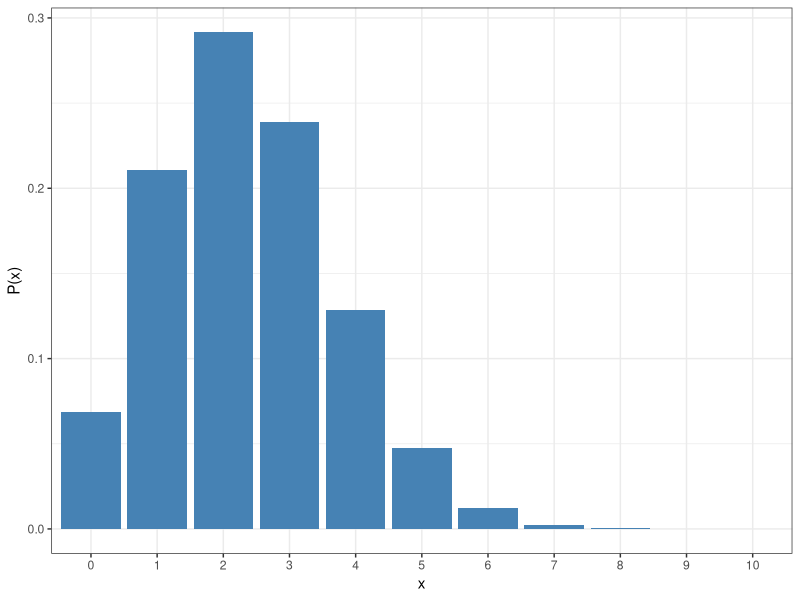
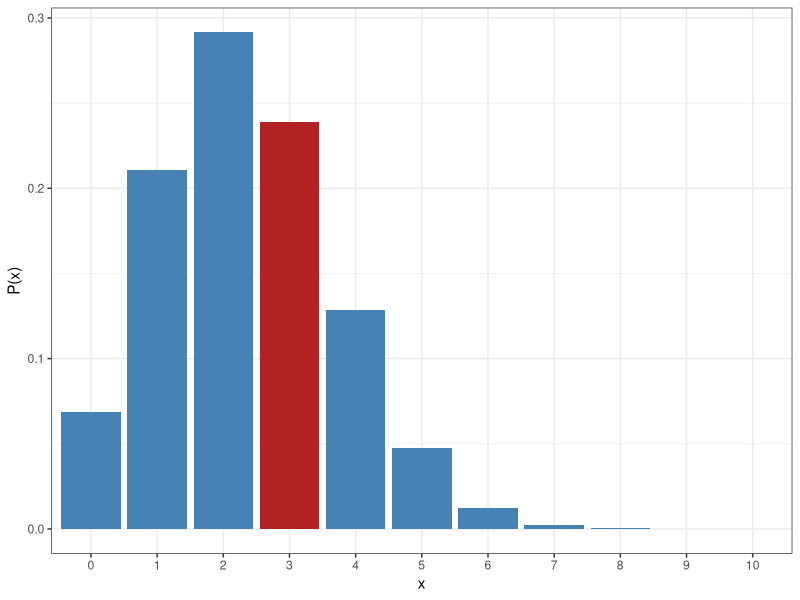
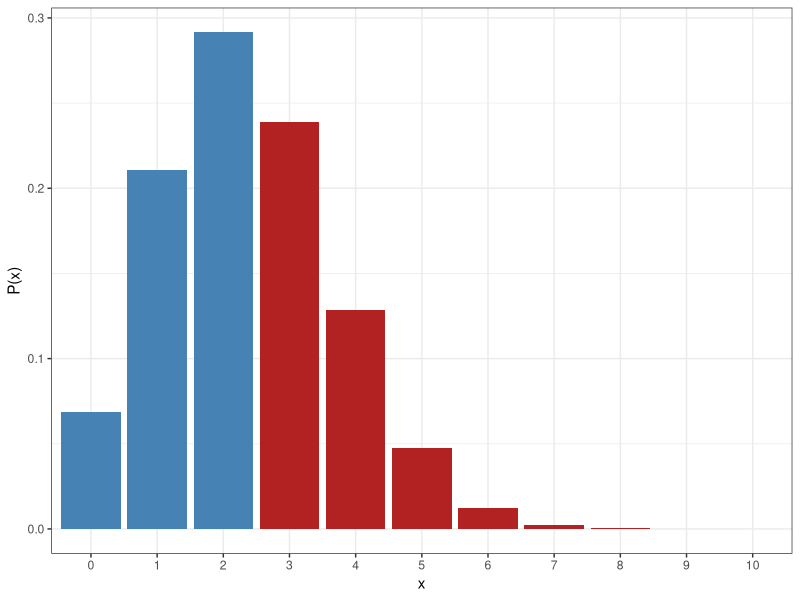
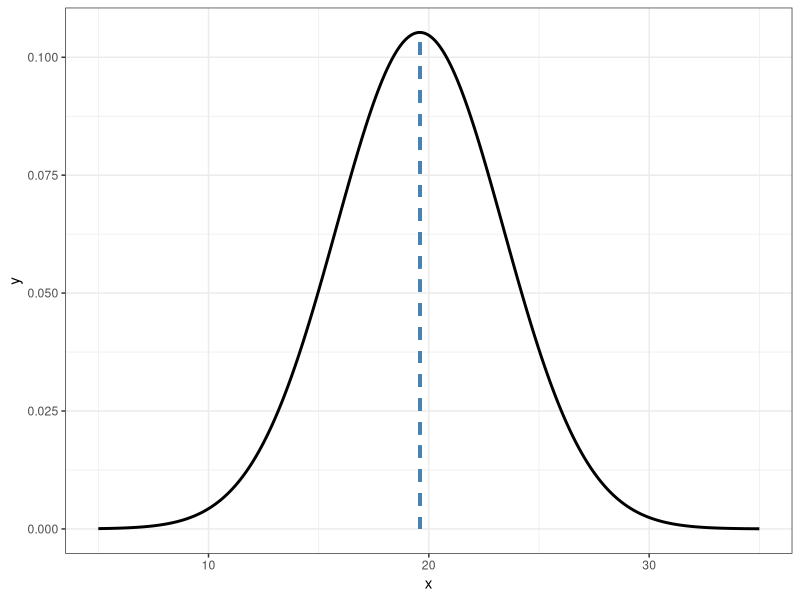
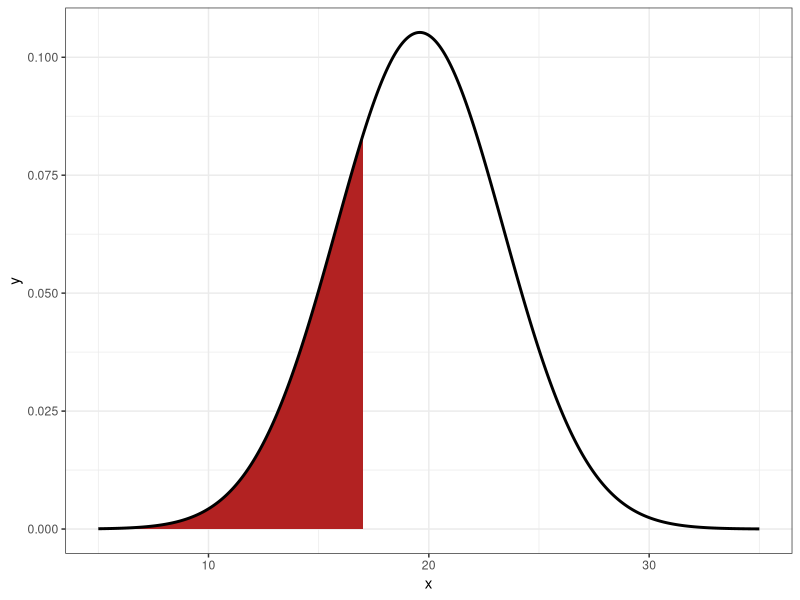
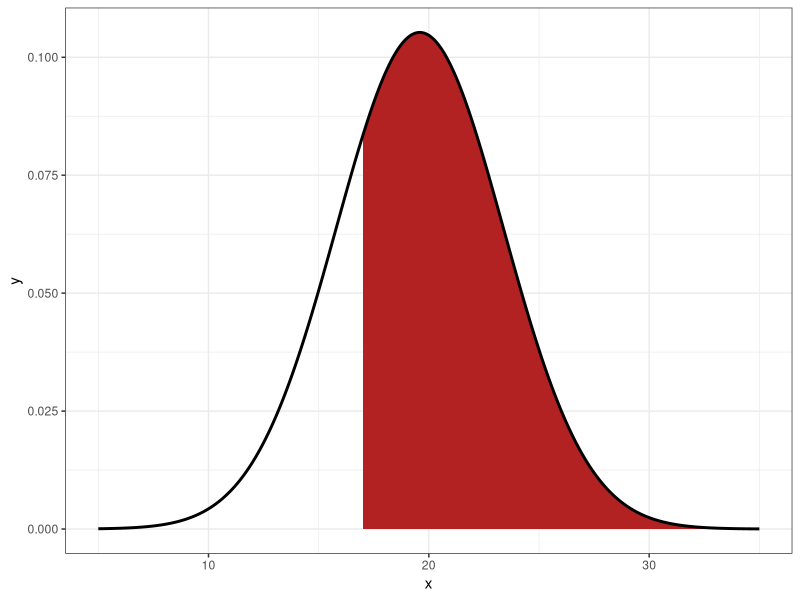
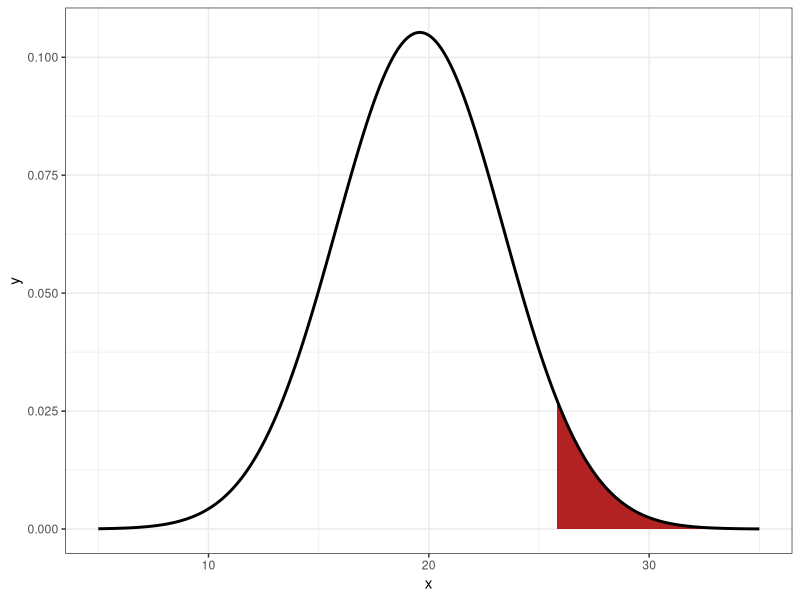

Source code (R) for these figures, in order: (Note: this script raises an error after producing the figures.)
## ---- chunk 1
#| include: false

require(tidyverse)

snailDat <- read_delim("island-FL.csv", delim = ",")

## ---- chunk 2

# Defining the number of trials and probability of success
n <- 10
p <- 0.235

snails <- 
  tibble(
    # Creates a vector with all possible values of x, from 0 to 10 (n)
    x = 0:n,
    # The arguments size and prob correspond to n and p
    px = dbinom(x = x, size = n, prob = p)
  )
## ---- chunk 3
#| label: fig-snail-binom
#| fig-cap: Probability distribution of the number of *N. calvus* snails


snails |> 
  ggplot() + 
  aes(x = factor(x), y = px) +
  geom_bar(stat = "identity", fill = "steelblue") + 
  labs(x = "x", y = "P(x)") +
  theme_bw() 

## ---- chunk 4
#| echo: false

snails |> 
  ggplot() + 
  aes(x = factor(x), y = px) +
  geom_bar(stat = "identity", fill = "steelblue") + 
  geom_bar(data = snails |> filter(x == 3), stat = "identity", fill = "firebrick") + 
  labs(x = "x", y = "P(x)") +
  theme_bw()

## ---- chunk 5
#| echo: false
#| fig-cap: Binomial distribution (Bin(n = 10, p = 0.235)) with P(X $\ge$ 3) highlighted.
#| label: fig-bin-ge

snails |> 
  ggplot() + 
  aes(x = factor(x), y = px) +
  geom_bar(stat = "identity", fill = "steelblue") + 
  geom_bar(data = snails |> filter(x >= 3), stat = "identity", fill = "firebrick") + 
  labs(x = "x", y = "P(x)") +
  theme_bw()
## ---- chunk 6

# A vector of values as x provides the probabilities for each value
dbinom(x = 3:10, size = 10, prob = 0.235) |> 
  sum()

# Adding q = 3 would only calculate P(X > 3) and not include P(3) in the sum
pbinom(q = 3, size = 10, prob = 0.235, lower.tail = FALSE)

# Rewriting our probability to P(X > 2) provides the same answer as
# the sum of individual probabilities
pbinom(q = 2, size = 10, prob = 0.235, lower.tail = FALSE)

## ---- chunk 7

snailDist <- 
  tibble(
    # Create a vector of the values of x as a sequence with 0.001 step size
    x = seq(from = 5, to = 35, by = 0.001),
    y = dnorm(x, mean = 19.59, sd = 3.79)
  ) 


snailDist |> 
  ggplot() + 
  aes(x = x, y = y) +
  # geom_line will draw a line between every point in the plot
  geom_line(linewidth = 1) + 
  theme_bw() +
  # Adds a line for the
  geom_segment(
    aes(
      x = 19.59, xend = 19.59, 
      y = 0, yend = dnorm(19.59, mean = 19.59, sd = 3.79)
    ),
    color = "steelblue",
    linewidth = 1,
    # Make a striped line
    linetype = 2
  )

## ---- chunk 8
#| echo: FALSE

snailDist |> 
  ggplot() + 
  aes(x = x, y = y) +
  geom_ribbon(
    data = snailDist |> filter(x < 17), 
    ymin = 0, 
    aes(ymax = y), 
    fill = "firebrick"
  ) + 
  # geom_line will draw a line between every point in the plot
  geom_line(linewidth = 1) + 
  theme_bw()
  
## ---- chunk 9

# Calculates from the distribution of Y
pnorm(q = 17, mean = 19.59, sd = 3.79, lower.tail = TRUE)

# Calculates from the standardized distribution Z (default argument values)
pnorm(q = (17 - 19.59) / 3.79)

## ---- chunk 10

pnorm(q = 17, mean = 19.59, sd = 3.79, lower.tail = FALSE)

## ---- chunk 11
#| echo: FALSE

snailDist |> 
  ggplot() + 
  aes(x = x, y = y) +
  geom_ribbon(
    data = snailDist |> filter(x > 17), 
    ymin = 0, 
    aes(ymax = y), 
    fill = "firebrick"
  ) + 
  # geom_line will draw a line between every point in the plot
  geom_line(linewidth = 1) + 
  theme_bw()


## ---- chunk 12

# The function asks for p, a probability, and returns a quantile
qbinom(p = 0.25, size = 10, prob = 0.235)

## ---- chunk 13

qnorm(p = 0.05, mean = 19.59, sd = 3.79, lower.tail = FALSE)

## ---- chunk 14
#| echo: FALSE

snailDist |> 
  ggplot() + 
  aes(x = x, y = y) +
  geom_ribbon(
    data = snailDist |> filter(x > qnorm(p = 0.05, mean = 19.59, sd = 3.79, lower.tail = FALSE)), 
    ymin = 0, 
    aes(ymax = y), 
    fill = "firebrick"
  ) + 
  # geom_line will draw a line between every point in the plot
  geom_line(linewidth = 1) + 
  theme_bw()


## ---- chunk 15
#| echo: FALSE
#| out-width: "115%"
#| out-height: "800px"

knitr::include_url("https://canadice.shinyapps.io/book-shiny-support-functions/#distributions")
## ---- chunk 16
#| echo: FALSE
#| message: FALSE
#| warning: FALSE

irisPop <- 
  tibble(
    species = iris$Species |> unique(),
    prevalence = c(0.24, 0.47, 0.29)
  ) 

irisPop |> 
  kable(format = "html", table.attr = "quarto-disable-processing=true") |> 
  kableExtra::kable_styling(full_width = FALSE)

n <- 20

## ---- chunk 17
#| include: FALSE

dbinom(x = 10, size = n, prob = irisPop |> filter(species == "setosa") |> select(prevalence) |> unlist())

## ---- chunk 18
#| include: FALSE

pbinom(q = 11, size = n, prob = irisPop |> filter(species == "versicolor") |> select(prevalence) |> unlist(), lower.tail = FALSE)
